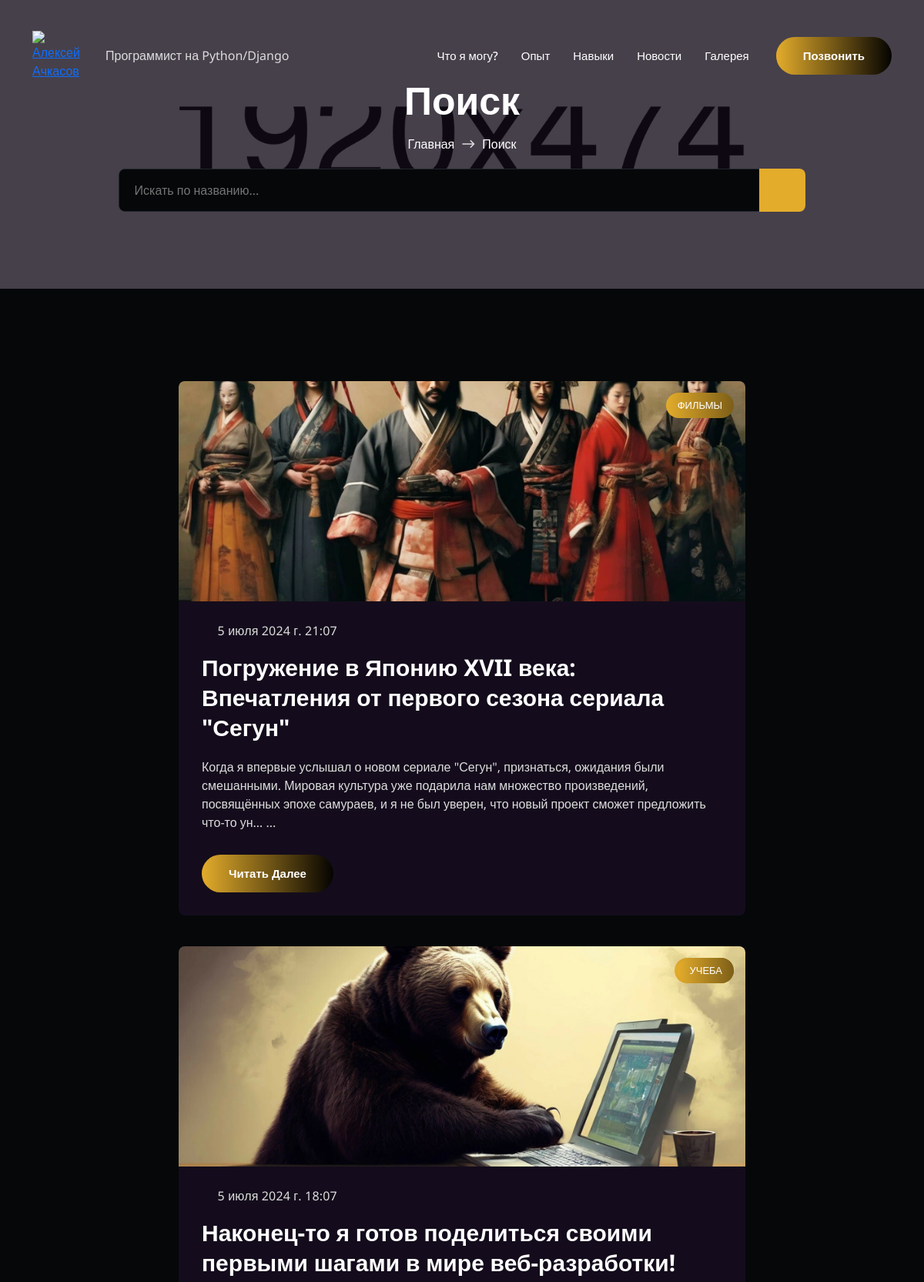
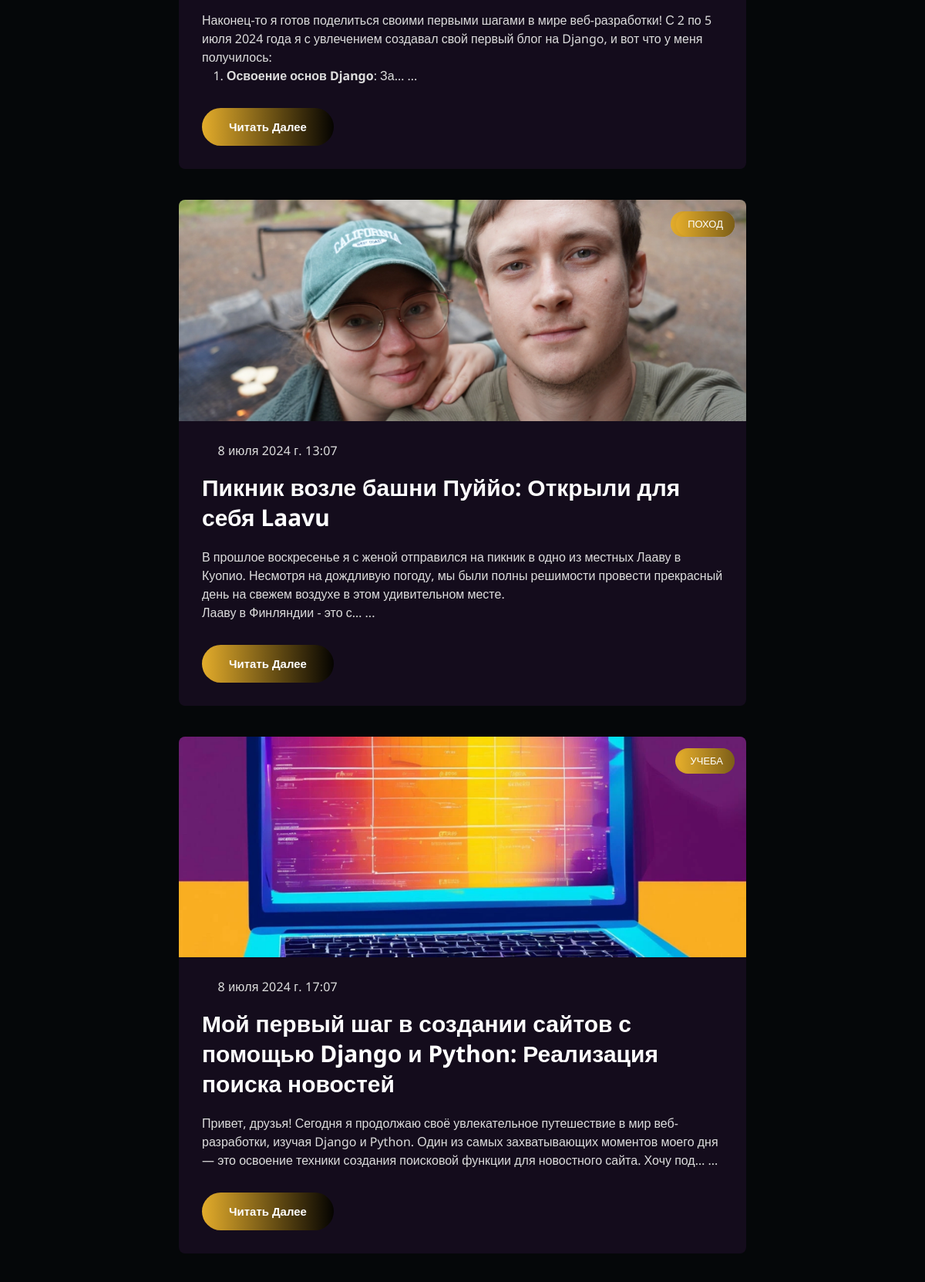
The app's page /news/search/ (upper part) with its own data (2 pictures, top to bottom).
### settings/models.py (models this page shows, shortened)
class MenuSite(models.Model):
    nameLink = models.TextField(verbose_name='Название ссылки в меню', default='#')
    link = models.TextField(verbose_name='Ссылка на блок на сайте', default='#')
    class Meta:
        verbose_name = 'Ссылка'
        verbose_name_plural = 'Ссылки'

class Settings(models.Model):
    imgHome = models.ImageField(upload_to='media/photos/home/', verbose_name='Главное изображение')
    logoSite = models.ImageField(upload_to='media/photos/', verbose_name='Логотип сайта')
    favSite = models.ImageField(upload_to='media/photos/', verbose_name='Фавикон сайта')
    titleHome = models.CharField(max_length=500, verbose_name='Заголовок')
    buttonHeader = models.CharField(max_length=500, verbose_name='Название кнопки')
    sub_titleHome = models.CharField(max_length=500, verbose_name='Подзаголовок')
    textHome = models.TextField(verbose_name='Подзаголовок', default='Привет')
    socialHome = models.ManyToManyField(socialSettings, blank=True, verbose_name='Социальные сети')
    numberlHome = models.ManyToManyField(numberSettings, blank=True, verbose_name='Номер на главной страницы')
    experienceHome = models.ManyToManyField(experienceSettings, blank=True, verbose_name='Вакансия')
    skillsHome = models.ManyToManyField(skillsSettings, blank=True, verbose_name='Skill')
    contactHome = models.ManyToManyField(contactSettings, blank=True, verbose_name='Контакты')
    MenuSiteList = models.ManyToManyField(MenuSite, blank=True, verbose_name='Меню')
    copyText = models.CharField(max_length=500, verbose_name='Текст копирайта')
    admin_email = models.EmailField(default='bearcoderr@gmail.com')
    class Meta:
        verbose_name = 'Главная страница'
        verbose_name_plural = 'Главная страница'

### News/models.py (models this page shows, shortened)
class News(models.Model):
    imgNews = models.ImageField(upload_to='photos/news/', verbose_name='Главное изображение записи')
    dataNews = models.DateTimeField(default=timezone.now, verbose_name='Дата публиации')
    titleNews = models.CharField(max_length=500, verbose_name='Название статьи')
    slugNews = models.SlugField(max_length=200, unique=True, verbose_name='Заполняется автоматически', blank=True, null=True)
    contentNews = RichTextField(verbose_name='Контент новости')
    tags = models.ManyToManyField(newsTag, blank=True, verbose_name='Теги статьи')
    category = models.ManyToManyField(newsCategory, blank=True, verbose_name='Категории статьи')
    gallery = models.ManyToManyField(galleryNews, blank=True, verbose_name='Галерея фотографий')
    feetbicke = models.ForeignKey(FormsNews, on_delete=models.SET_NULL, null=True, blank=True, verbose_name='Отзыв')
    class Meta:
        verbose_name = 'Новость'
        verbose_name_plural = 'Новости'

class newsCategory(models.Model):
    titleCategory = models.CharField(max_length=500, verbose_name='Заголовок')
    slagCategory = models.CharField(max_length=500, verbose_name='Ссылка на категорию', blank=True, null=True)
    class Meta:
        verbose_name = 'Категория'
        verbose_name_plural = 'Категории'

### News/views.py (the view)
# urls.py: path('search/', SearchResultsView.as_view(), name='search_results'),
class SearchResultsView(ListView):
    model: News
    template_name = 'news/search_results.html'
    context_object_name = 'news_search'
    def get_queryset(self):
        query = self.request.GET.get('q')
        if query:
            return News.objects.filter(titleNews__icontains=query)
        return News.objects.all()

### BlogAlekseii/context_processors.py (called while the page is built)
def global_context(request):
    settings = Settings.objects.first()
    menu_links_queryset = MenuSite.objects.all()
    menu_links = []
    for link in menu_links_queryset:
        menu_links.append({
            'nameLink': link.nameLink,
            'link': link.link
        })
    context = {
        'titleHome': settings.titleHome,
        'favSite': settings.favSite,
        'copy': settings.copyText,
        'button_header': settings.buttonHeader,
        'menu_links': menu_links,
    }
    return context

### News/templates/News/search_results.html
{% extends 'base.html' %}
{% block content %}
  <main class="site-content" id="content">
    <section class="breadcrumb_area" data-bg-image="./assets/img/breadcrumb/breadcrumb-bg.jpg" data-bg-color="#140C1C">
      <div class="container">
        <div class="row">
          <div class="col">
            <div class="breadcrumb_content d-flex flex-column align-items-center">
              <h2 class="title wow fadeInUp" data-wow-delay=".3s">Поиск</h2>
              <div class="breadcrumb_navigation wow fadeInUp" data-wow-delay=".5s">
                <span><a href="{% url 'home' %}">Главная</a></span>
                <i class="far fa-long-arrow-right"></i>
                <span class="current-item">Поиск</span>
              </div>
              <div class="sidebar_widget widget_search wow fadeInUp w-80 mt-20" data-wow-delay=".3s">
                <div class="tj-widget__search form_group">
                  <form class="search-form" action="{% url 'search_results' %}" method="get">
                    <input type="search" id="search" name="q" placeholder="Искать по названию...">
                    <button class="search-btn" type="submit"><i class="fa-light fa-magnifying-glass"></i> </button>
                  </form>
                </div>
              </div>
            </div>
          </div>
        </div>
      </div>
    </section>
    <section class="full-width tj-posts__area">
      <div class="container">
        <div class="row justify-content-center">
          <div class="col-lg-8">
            <div class="tj-post__container">
              {% if news_search %}
              {% for news in news_search %}
                <article class="tj-post wow fadeInUp" data-wow-delay=".3s">
                  <div class="tj-post__thumb">
                    <a href="{% url 'news_detail' category_slug=news.category.first.slagCategory slug=news.slugNews %}">
                      <img src="{{ news.imgNews.url }}" alt="">
                    </a>
                    {% for category in news.category.all %}
                      <a href="{% url 'news_category' category_slug=category.slagCategory %}" class="category">{{ category.titleCategory }}</a>
                    {% endfor %}
                  </div>
                  <div class="tj-post__content">
                    <div class="tj-post__meta entry-meta">
                      <span><i class="fa-light fa-calendar-days"></i>{{ news.dataNews }}</span>
                    </div>
                    <h3 class="tj-post__title entry-title">
                      <a href="{% url 'news_detail' category_slug=news.category.first.slagCategory slug=news.slugNews %}">{{ news.titleNews }}</a>
                    </h3>
                    <div class="tj-post__excerpt">
                      <p>{{ news.contentNews|truncatechars:250|safe }} ...</p>
                    </div>
                    <div class="tj-post__btn">
                      <a href="{% url 'news_detail' category_slug=news.category.first.slagCategory slug=news.slugNews %}" class="tj-btn-primary">Читать далее</a>
                    </div>
                  </div>
                </article>
              {% endfor %}
              {% else %}
                <h3>По вашему запросу, ничего не найдено!</h3>
              {% endif %}
            </div>
          </div>
      </div>
    </section>
  </main>
{% endblock %}

### templates/base.html (shortened to what this page needs)
<!DOCTYPE html>
<html class="no-js" lang="en">
<head>
    {% load static %}
    <link rel="stylesheet" href="{% static 'css/animate.min.css' %}">
    <link rel="stylesheet" href="{% static 'css/bootstrap.min.css' %}">
    <link rel="stylesheet" href="{% static 'css/font-awesome-pro.min.css' %}">
    <link rel="stylesheet" href="{% static 'css/flaticon_gerold.css' %}">
    <link rel="stylesheet" href="{% static 'css/nice-select.css' %}">
    <link rel="stylesheet" href="{% static 'css/backToTop.css' %}">
    <link rel="stylesheet" href="{% static 'css/owl.carousel.min.css' %}">
    <link rel="stylesheet" href="{% static 'css/odometer-theme-default.css' %}">
    <link rel="stylesheet" href="{% static 'css/magnific-popup.css' %}">
    <link rel="stylesheet" href="{% static 'css/main.css' %}">
    <link rel="stylesheet" href="{% static 'css/responsive.css' %}">
</head>
<body>
    <header class="tj-header-area header-absolute">
        <div class="container">
            <div class="row">
                <div class="col-12 d-flex flex-wrap align-items-center">
                    <div class="logo-box">
                        <a href="{% url 'home' %}">
                            <img src="{{ favSite.url }}" alt="{{ titleHome }}">
                        </a>
                    </div>
                    <div class="header-info-list d-none d-md-inline-block">
                        Программист на Python/Django
                    </div>
                    <div class="header-menu">
                        <nav>
                            <ul>
                                {% for link in menu_links %}
                                    <li><a href="{{ link.link }}">{{ link.nameLink }}</a></li>
                                {% endfor %}
                            </ul>
                        </nav>
                    </div>
                    <div class="header-button">
                        <a href="/#contact-section" class="btn tj-btn-primary">{{ button_header }}</a>
                    </div>
                </div>
            </div>
        </div>
    </header>
    {% block content %}{% endblock %}
<link rel="stylesheet" href="https://cdnjs.cloudflare.com/ajax/libs/fancybox/3.5.7/jquery.fancybox.min.css" />
</body>
</html>

### static/css/responsive.css (style rules this page uses)
@media only screen and (min-width: 1200px) and (max-width: 1399px) { .tj-header-area .header-button { margin-left: 35px; } }
@media only screen and (min-width: 1200px) and (max-width: 1399px) { .tj-header-area .header-menu ul { gap: 30px; } }

### records on screen
MenuSite: nameLink "Что я могу?"
MenuSite: nameLink "Опыт"
MenuSite: nameLink "Навыки"
MenuSite: nameLink "Новости"
MenuSite: nameLink "Галерея"
Settings: buttonHeader "Позвонить"
News: imgNews (picture), dataNews "5 июля 2024 г. 21:07", titleNews "Погружение в Японию XVII века: Впечатления от первого сезона сериала \"Сегун\"", contentNews "Когда я впервые услышал о новом сериале \"Сегун\", признаться, ожидания были смешанными. Мировая культура уже подарила нам множество произведений, посвящённых эпохе самураев, и я не был уверен, что новый проект сможет предложить что-то ун…"
newsCategory: titleCategory "ФИЛЬМЫ"
News: imgNews (picture), dataNews "5 июля 2024 г. 18:07", titleNews "Наконец-то я готов поделиться своими первыми шагами в мире веб-разработки!", contentNews "Наконец-то я готов поделиться своими первыми шагами в мире веб-разработки! С 2 по 5 июля 2024 года я с увлечением создавал свой первый блог на Django, и вот что у меня получилось: Освоение основ Django : За…"
newsCategory: titleCategory "САЙТЫ"
newsCategory: titleCategory "УЧЕБА"
News: imgNews (picture), dataNews "8 июля 2024 г. 13:07", titleNews "Пикник возле башни Пуййо: Открыли для себя Laavu", contentNews "В прошлое воскресенье я с женой отправился на пикник в одно из местных Лааву в Куопио. Несмотря на дождливую погоду, мы были полны решимости провести прекрасный день на свежем воздухе в этом удивительном месте. Лааву в Финляндии - это с…"
newsCategory: titleCategory "ЖИЗНЬ"
newsCategory: titleCategory "ПИКНИК"
newsCategory: titleCategory "ПОХОД"
News: imgNews (picture), dataNews "8 июля 2024 г. 17:07", titleNews "Мой первый шаг в создании сайтов с помощью Django и Python: Реализация поиска новостей", contentNews "Привет, друзья! Сегодня я продолжаю своё увлекательное путешествие в мир веб-разработки, изучая Django и Python. Один из самых захватывающих моментов моего дня — это освоение техники создания поисковой функции для новостного сайта. Хочу под…"
